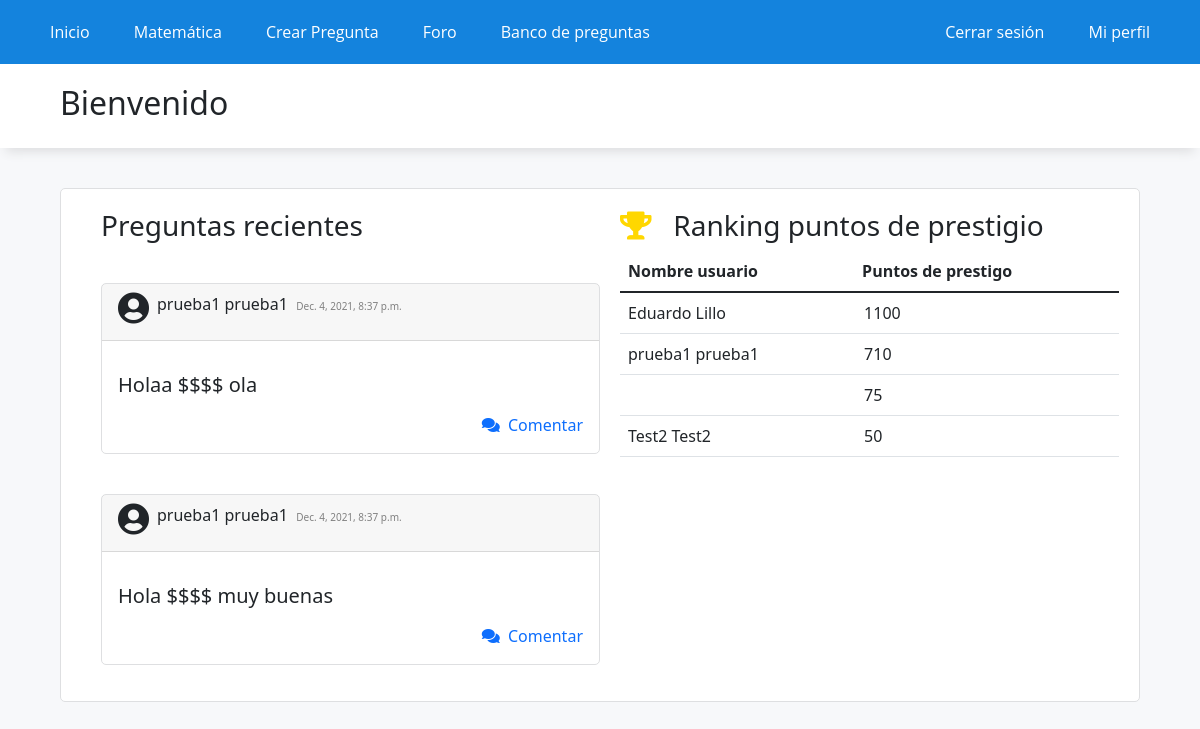
The app's page /home/ (signed in), older data.
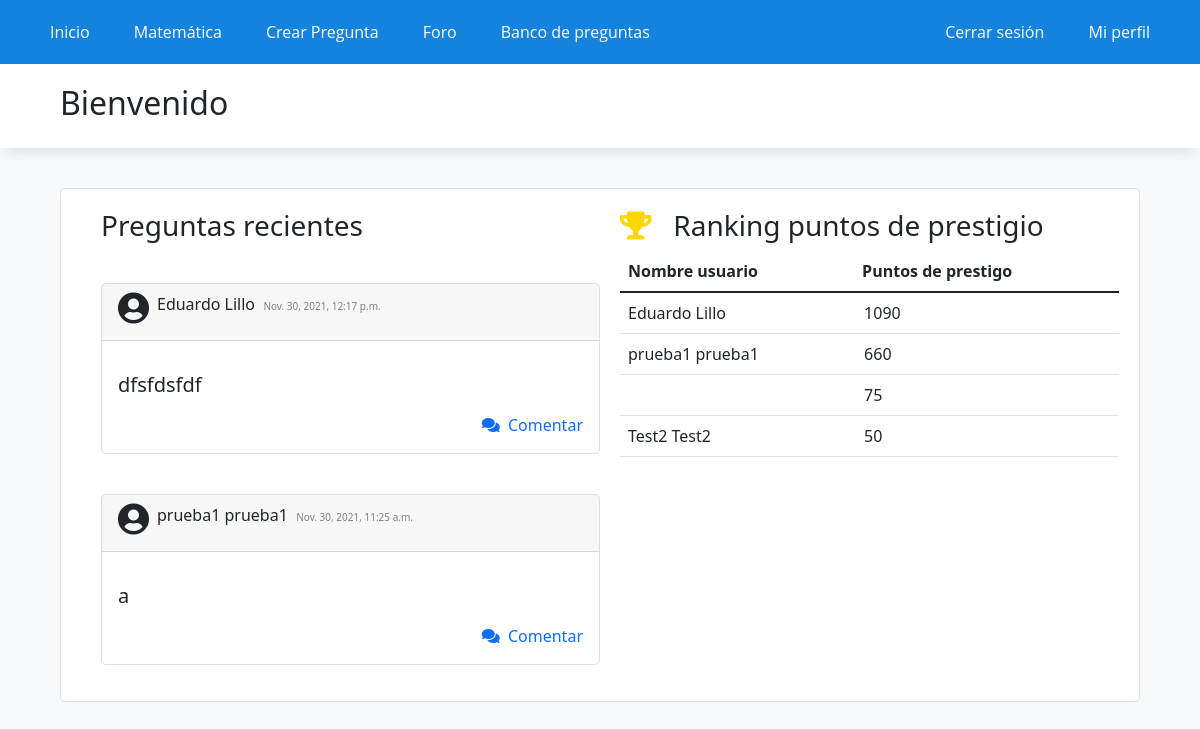
The same page, newer data.
### WebApp/models.py (models this page shows, shortened)
class PostForo(models.Model):
    usuario = models.ForeignKey(settings.AUTH_USER_MODEL, on_delete=models.CASCADE)
    sigla = models.CharField(max_length=7, choices=siglas)
    texto = models.TextField()
    slug = models.SlugField(unique=True, blank=True)
    tiempo = models.DateTimeField(auto_now_add=True)
    class Meta:
        ordering = ['-tiempo']

### WebApp/views.py (the view)
# urls.py: path('home/',home,name='home'),
def home(request):
    puntos_usuarios = profile.objects.order_by('-punctuation')
    if len(puntos_usuarios) > 10:
        puntos_usuarios = puntos_usuarios[:10]
    name = ''
    if request.user.is_authenticated:
        nombre_usuario = request.user.first_name
        appelido_usuario = request.user.last_name
        name = nombre_usuario + " " + appelido_usuario
    top = []
    for usuario in puntos_usuarios:
        id_usuario = usuario.name_id
        puntuacion = usuario.punctuation
        nombre = User.objects.get(id=id_usuario).first_name
        apellido = User.objects.get(id=id_usuario).last_name
        nombre_completo = nombre + ' ' + apellido
        top.append((nombre_completo,puntuacion))
    post = PostForo.objects.all()[:2]
    data = {
        'name': name,
        'top': top,
        'post': post,
    }
    return render(request,'app/index.html',data)

### WebApp/templates/app/index.html (shortened to what this page needs)
{% extends 'app/base.html' %}
{% load static %}
{% block contenido %}
<div class="titulo">
    <h2>Bienvenido <p id="mostrarNombre">{{name}}</p>
    </h2>
</div>
<div class="elContenedor">
<div class="flex-index">
    <div style="margin-left: 30px;">
            <h3>Preguntas recientes</h3>
            {% for p in post %}
            <div class="preguntas mb-3" style="max-width: 500px;">
                <div class="card-header"><i style="float: left; "class="svg-inline--fa fas fa-user-circle fa-2x">&nbsp;</i> <p style="display: inline-block; ">{{p.usuario.first_name}}{{" "}}{{p.usuario.last_name}}</p> &nbsp;<h7 style="color: gray; font-size: 10px;">{{p.tiempo}}</h7></div>
                <div class="card-body">
                    <p class="card-text">
                            <h5 href=>{{p.texto}}</h5>
                        </p>
                    <a style="text-decoration: none; " href="/post_id/{{p.id}}/">
                        <div class="comentar" style="text-align: right;"><i class="fas fa-comments "></i>&nbsp;&nbsp;Comentar</div>
                    </a>
                </div>
            </div>
            {% endfor %}
        </div>
        <div>
            <h3> <i class="fas fa-trophy" style="color: gold;"></i> &nbsp; Ranking puntos de prestigio</h3>
            <table class="table">
                <thead>
                    <tr>
                        <th scope="col">Nombre usuario </th>
                        <th scope="col">Puntos de prestigo</th>
                    </tr>
                </thead>
                {% for u in top %}
                <thbody>
                    <tr>
                        <td> {{u.0}}</td>
                        <td style="padding-left: 10px;"> {{u.1}}</td>
                    </tr>
                </thbody>
                {% endfor %}
            </table>
        </div>
    </div>
</div>
{% endblock %}

Row changes from the older to the newer data that the page shows:
removed PostForo: usuario.first_name "prueba1", usuario.last_name "prueba1", tiempo "Dec. 4, 2021, 8:37 p.m.", texto "Holaa $$$$ ola"
removed PostForo: usuario.first_name "prueba1", usuario.last_name "prueba1", tiempo "Dec. 4, 2021, 8:37 p.m.", texto "Hola $$$$ muy buenas"
now on this page (row unchanged): PostForo: usuario.first_name "Eduardo", usuario.last_name "Lillo", tiempo "Nov. 30, 2021, 12:17 p.m.", texto "dfsfdsfdf"
now on this page (row unchanged): PostForo: usuario.first_name "prueba1", usuario.last_name "prueba1", tiempo "Nov. 30, 2021, 11:25 a.m.", texto "a"
Text that changed along with them:
new list line: "Eduardo Lillo 1090"
new list line: "prueba1 prueba1 660"
list line gone: "Eduardo Lillo 1100"
list line gone: "prueba1 prueba1 710"
